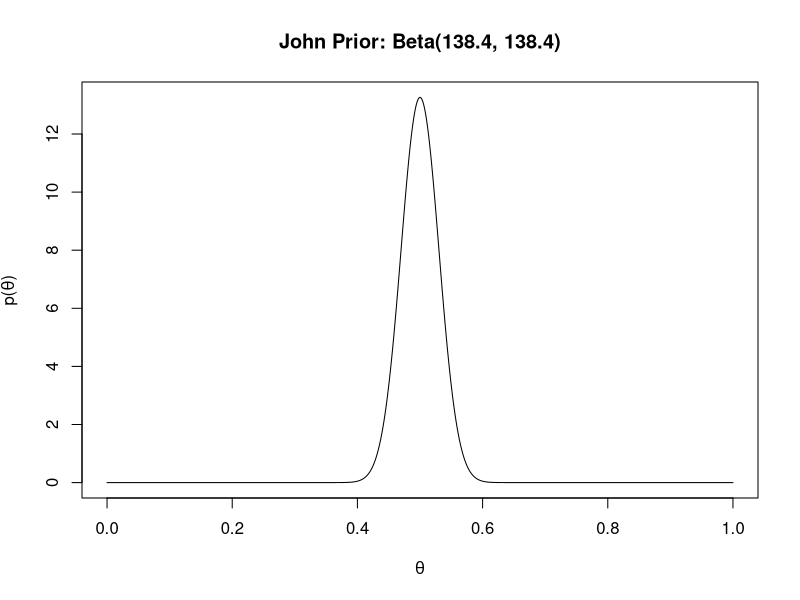
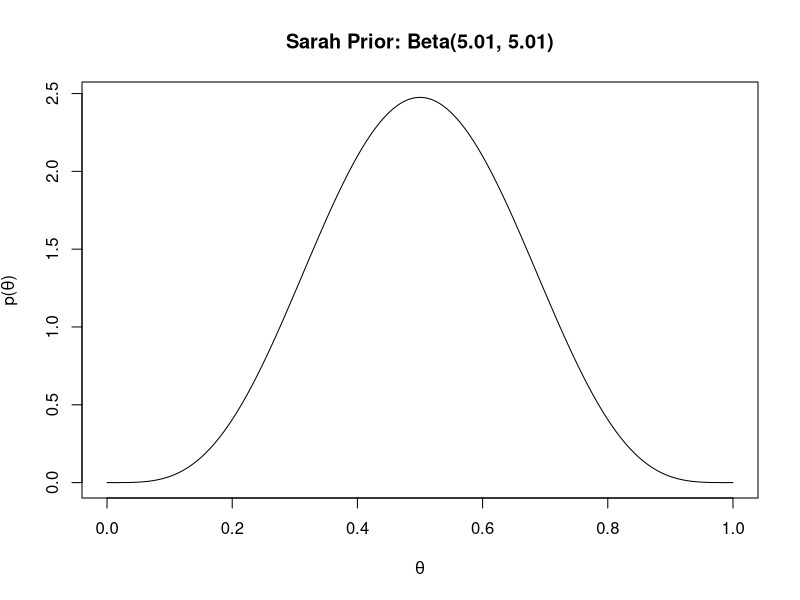
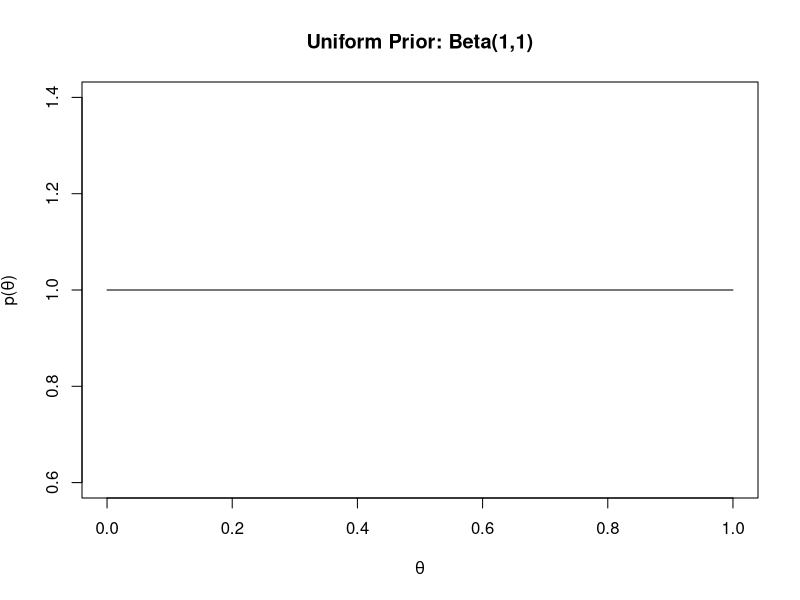
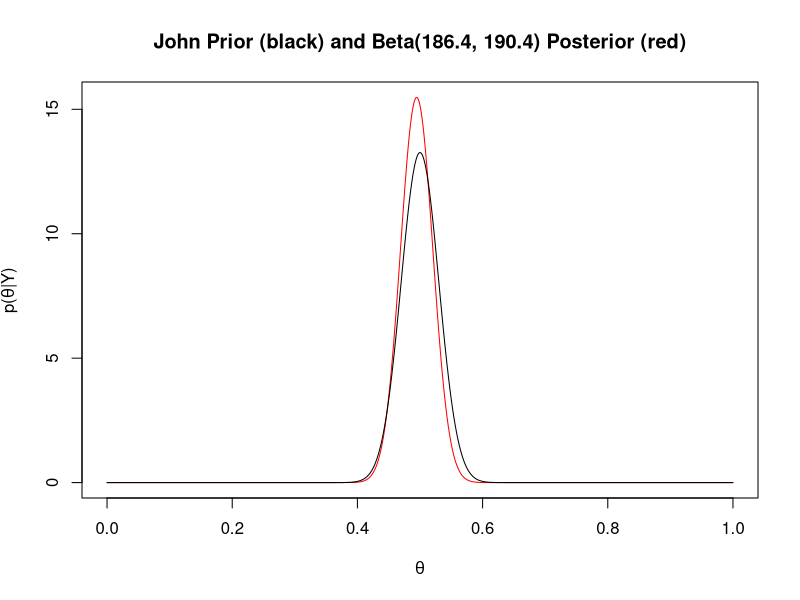
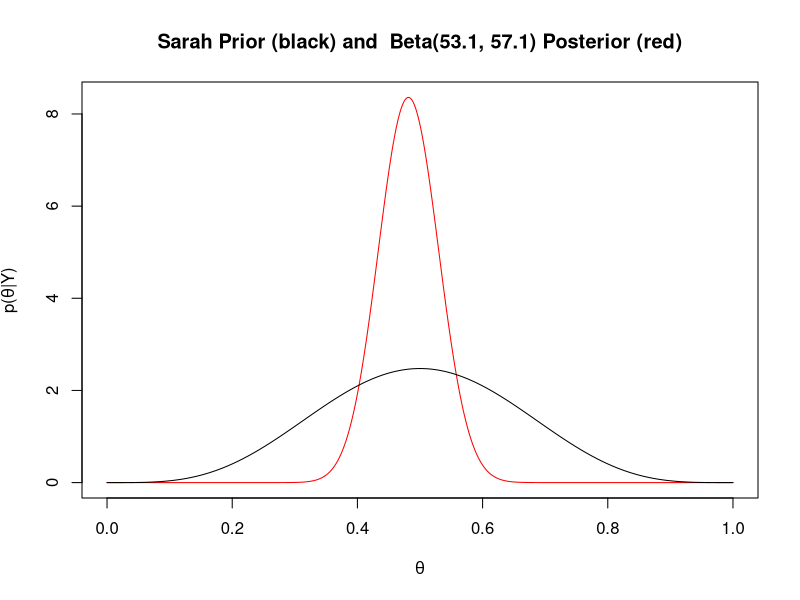
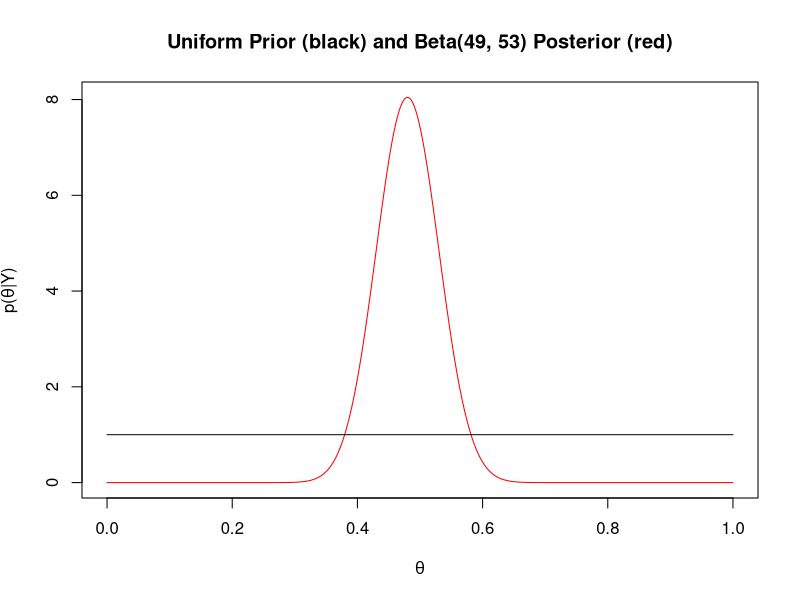
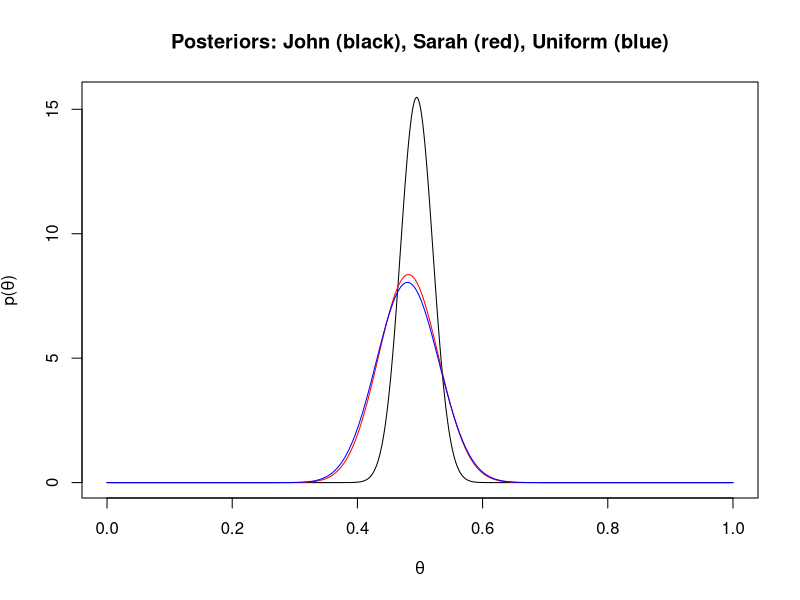

Recreate these plots in R, in order.
rm(list=ls())

#returns params of beta distribtuion in terms of mean/variance
betaParams <- function(mu, sigma2) {
  alpha <- ( (1-mu)/sigma2 - 1/mu)*mu^2
  beta <- alpha*(1/mu - 1)
  return(c(alpha,beta))
}

mujohn <- 0.5
varjohn <- 0.03^2
temp  <- betaParams(mujohn,varjohn)
alphajohn <- temp[1]; betajohn <- temp[2]


musarah <- 0.5
varsarah <- 0.15^2
temp  <- betaParams(musarah,varsarah)
alphasarah <- temp[1]; betasarah <- temp[2]

alphaunif <- 1
betaunif <- 1

xaxis <- seq(0,1,length=1000)

plot(xaxis, dbeta(xaxis, alphajohn, betajohn),main='John Prior: Beta(138.4, 138.4)',type='l',xlab=expression(theta), ylab=expression(paste('p(',theta,')')))
plot(xaxis, dbeta(xaxis, alphasarah, betasarah),main='Sarah Prior: Beta(5.01, 5.01)',type='l',xlab=expression(theta), ylab=expression(paste('p(',theta,')')))
plot(xaxis, dbeta(xaxis, alphaunif, betaunif),main='Uniform Prior: Beta(1,1)', type='l',xlab=expression(theta), ylab=expression(paste('p(',theta,')')))



#now the posteior
N <- 100
Y <- 48

gammajohn <- Y + alphajohn; lambdajohn <- N-Y+betajohn
gammasarah <- Y + alphasarah; lambdasarah <- N-Y+betasarah
gammaunif <- Y + alphaunif; lambdaunif <- N-Y+betaunif


plot(xaxis, dbeta(xaxis, gammajohn, lambdajohn),main='John Prior (black) and Beta(186.4, 190.4) Posterior (red)',col='red',type='l',xlab=expression(theta), ylab=expression(paste('p(',theta,'|Y)')))
lines(xaxis,  dbeta(xaxis, alphajohn, betajohn),col='black')


plot(xaxis, dbeta(xaxis, gammasarah, lambdasarah),main='Sarah Prior (black) and  Beta(53.1, 57.1) Posterior (red)',col='red',type='l',xlab=expression(theta), ylab=expression(paste('p(',theta,'|Y)')))
lines(xaxis,  dbeta(xaxis, alphasarah, betasarah),col='black')


plot(xaxis, dbeta(xaxis, gammaunif, lambdaunif),main='Uniform Prior (black) and Beta(49, 53) Posterior (red)',col='red',type='l',xlab=expression(theta), ylab=expression(paste('p(',theta,'|Y)')))
lines(xaxis,  dbeta(xaxis, alphaunif, betaunif),col='black')


plot(xaxis, dbeta(xaxis, gammajohn, lambdajohn),main="Posteriors: John (black), Sarah (red), Uniform (blue)", type='l',xlab=expression(theta), ylab=expression(paste('p(',theta,')')))
lines(xaxis,  dbeta(xaxis, gammasarah, lambdasarah),col='red')
lines(xaxis,  dbeta(xaxis, gammaunif, lambdaunif),col='blue')
